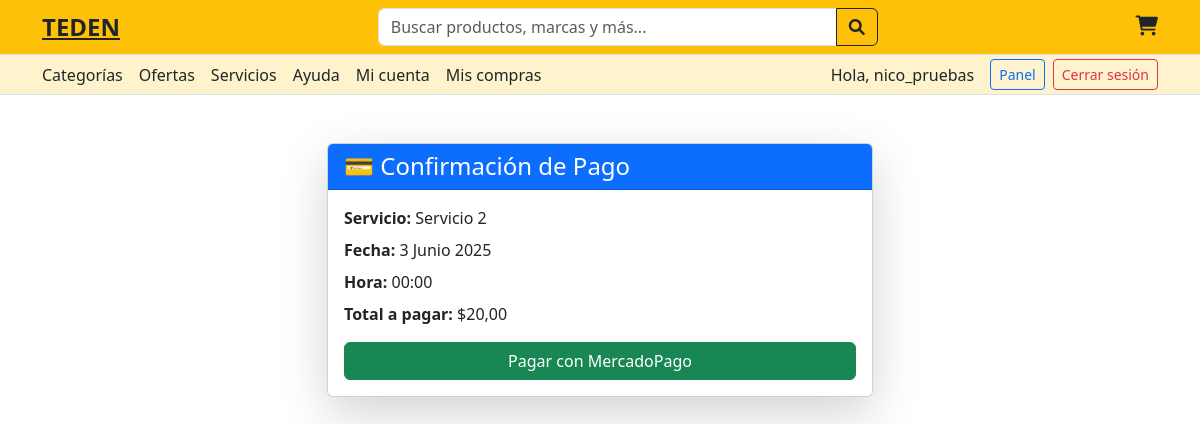
/turnos/checkout/1/ (signed in), run on the app's committed database.
### users/models.py (models this page shows, shortened)
class User(AbstractUser):
    ofrece_servicios = models.BooleanField(default=False)
    email = models.EmailField(unique=True)
    ROLE_CHOICES = [
        ('buyer', 'Comprador'),
        ('seller', 'Vendedor'),
    ]
    role = models.CharField(max_length=10, choices=ROLE_CHOICES, blank=True, null=True)
    bio = models.TextField(blank=True)
    profile_picture = models.ImageField(upload_to='profiles/', blank=True, null=True)
    cuit_cuil = models.CharField(max_length=20, blank=True, null=True)
    direccion = models.CharField(max_length=255, blank=True, null=True)
    provincia = models.CharField(max_length=100, blank=True, null=True)
    pais = models.CharField(max_length=100, blank=True, null=True)
    codigo_postal = models.CharField(max_length=20, blank=True, null=True)
    telefono = models.CharField(max_length=20, blank=True, null=True)

### appointments/models.py (models this page shows, shortened)
class Appointment(models.Model):
    STATUS_CHOICES = [
        ('pending', 'Pendiente'),
        ('confirmed', 'Confirmado'),
        ('cancelled', 'Cancelado'),
        ('completed', 'Finalizado'),
        ('no_show', 'No se presentó'),
        ('rescheduled', 'Reprogramado'),
        ('expired', 'Expirado'),
        ('refunded', 'Reembolsado'),
        ('disputed', 'En disputa'),
        ('awaiting_payment', 'Esperando pago'),
        ('payment_failed', 'Pago fallido'),
        ('payment_pending', 'Pago pendiente'),
        ('payment_refunded', 'Pago reembolsado'),
        ('payment_disputed', 'Pago en disputa'),
        ('payment_confirmed', 'Pago confirmado'),
        ('payment_cancelled', 'Pago cancelado'),
        ('payment_expired', 'Pago expirado'),
        ('payment_processing', 'Procesando pago'),
        ('payment_successful', 'Pago exitoso'),
        ('payment_failed_refund', 'Reembolso de pago fallido'),
        ('payment_successful_refund', 'Reembolso de pago exitoso'),
        ('payment_pending_refund', 'Reembolso de pago pendiente'),
        ('payment_disputed_refund', 'Reembolso de pago en disputa'),
        ('payment_confirmed_refund', 'Reembolso de pago confirmado'),
        ('payment_cancelled_refund', 'Reembolso de pago cancelado'),
        ('payment_expired_refund', 'Reembolso de pago expirado'),
        ('payment_processing_refund', 'Procesando reembolso de pago'),
        ('payment_successful_refund_confirmed', 'Reembolso de pago exitoso confirmado'),
    ]
    payment_status = models.CharField(
    max_length=20,
    choices=[('unpaid', 'No pagado'), ('paid', 'Pagado')],
    default='unpaid'
    )
    payment_id = models.CharField(max_length=100, blank=True, null=True)
    service = models.ForeignKey(Service, on_delete=models.CASCADE, related_name='appointments')
    user = models.ForeignKey(User, on_delete=models.CASCADE, related_name='appointments')
    date = models.DateField()
    time = models.TimeField()
    status = models.CharField(max_length=50, choices=STATUS_CHOICES, default='pending')
    notes = models.TextField(blank=True)
    created_at = models.DateTimeField(auto_now_add=True)

class Service(models.Model):
    vendor = models.ForeignKey(User, on_delete=models.CASCADE, related_name='services')
    title = models.CharField(max_length=100)
    description = models.TextField()
    duration_minutes = models.PositiveIntegerField(default=60)
    price = models.DecimalField(max_digits=10, decimal_places=2)
    is_active = models.BooleanField(default=True)

### appointments/views.py (the view)
# urls.py: path('checkout/<int:appointment_id>/', checkout_payment, name='checkout_payment'),
@login_required
def checkout_payment(request, appointment_id):
    appointment = get_object_or_404(Appointment, id=appointment_id, user=request.user)
    return render(request, 'appointments/checkout_payment.html', {
        'appointment': appointment
    })

### appointments/templates/appointments/checkout_payment.html (shortened to what this page needs)
{% include "partials/header.html" %}
{% include "partials/register_modal.html" %}
{% load widget_tweaks %}
{% block content %}
<div class="container mt-5">
  <div class="row justify-content-center">
    <div class="col-md-6">
      <div class="card shadow-lg">
        <div class="card-header bg-primary text-white">
          <h4 class="mb-0">💳 Confirmación de Pago</h4>
        </div>
        <div class="card-body">
          <p class="mb-2"><strong>Servicio:</strong> {{ appointment.service.title }}</p>
          <p class="mb-2"><strong>Fecha:</strong> {{ appointment.date }}</p>
          <p class="mb-2"><strong>Hora:</strong> {{ appointment.time }}</p>
          <p class="mb-3"><strong>Total a pagar:</strong> ${{ appointment.service.price }}</p>
          <a href="{% url 'pay_with_mercadopago' appointment.id %}" class="btn btn-success w-100">
            Pagar con MercadoPago
          </a>
        </div>
      </div>
    </div>
  </div>
</div>
{% endblock %}

### core/templates/partials/header.html (shortened to what this page needs)
<!DOCTYPE html>
<html lang="es">
<head>
  {% load static %}
  <link rel="stylesheet" href="https://cdn.jsdelivr.net/npm/bootstrap@5.3.0/dist/css/bootstrap.min.css">
  <link rel="stylesheet" href="https://cdnjs.cloudflare.com/ajax/libs/font-awesome/6.0.0-beta3/css/all.min.css">
  <link rel="stylesheet" href="core/css/global.css">
</head>
<body>
<div class="bg-warning py-2 border-bottom">
  <div class="container d-flex flex-wrap justify-content-between align-items-center">
    <div class="d-flex align-items-center gap-3">
      <span class="fw-bold fs-4"><a href="{% url 'home' %}" class="text-decoration-none, text-dark">TEDEN</a></span>
    </div>
    <form class="flex-grow-1 mx-4" style="max-width: 500px;">
      <div class="input-group">
        <input type="text" class="form-control" placeholder="Buscar productos, marcas y más...">
        <button class="btn btn-outline-dark" type="submit"><i class="fas fa-search"></i></button>
      </div>
    </form>
    <div class="d-flex align-items-center gap-3">
      <a href="#" class="text-dark" data-bs-toggle="modal" data-bs-target="#cartModal"><i class="fas fa-shopping-cart fs-5"></i></a>
    </div>
  </div>
</div>
<div class="bg-warning-subtle py-1 border-bottom">
  <div class="container d-flex justify-content-between align-items-center flex-wrap gap-2">
    <div class="d-flex flex-wrap gap-3">
      <a class="text-dark text-decoration-none" href="{% url 'lista_categorias' %}">Categorías</a>
      <a href="#" class="text-dark text-decoration-none">Ofertas</a>
      <a class="text-dark text-decoration-none" href="{% url 'ver_servicios' %}">Servicios</a>
      <a  href="{% url 'ayuda' %}" class="text-dark text-decoration-none">Ayuda</a>
      {% if user.is_authenticated %}
        <a href="{% url 'mi_cuenta' %}" class="text-dark text-decoration-none">Mi cuenta</a>
      {% endif %}
      <a href="{% url 'mis_compras' %}" class="text-dark text-decoration-none">Mis compras</a>
    </div>
    <div class="d-flex gap-2 align-items-center">
      {% if user.is_authenticated %}
        <span class="me-2">Hola, {{ user.first_name|default:user.username }}</span>
        {% if user.role == 'seller' %}
          <a href="{% url 'dashboard' %}" class="btn btn-outline-primary btn-sm">Panel</a>
        {% endif %}
        <form method="POST" action="{% url 'logout' %}" class="m-0">
          <button type="submit" class="btn btn-outline-danger btn-sm">Cerrar sesión</button>
        </form>
      {% else %}
        <button class="btn btn-outline-dark btn-sm" data-bs-toggle="modal" data-bs-target="#loginModal">Ingresá</button>
        <button class="btn btn-outline-dark btn-sm" data-bs-toggle="modal" data-bs-target="#registerModal">Registrarse</button>
      {% endif %}
    </div>
  </div>
</div>
{% include "partials/register_modal.html" %}
</body>
</html>

### core/css/global.css (style rules this page uses)
html, body { height: 100%; margin: 0; }
body { display: flex; flex-direction: column; min-height: 100vh; overflow-x: hidden; background-color: #fff; }

### data on the page
User: first_name "nico_pruebas"
Appointment: service "Servicio 2", date "3 Junio 2025", time "00:00", service.price "20,00"
